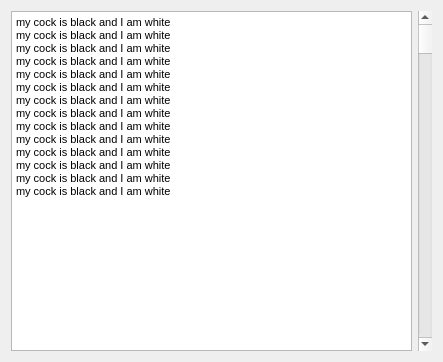
<?xml version="1.0" encoding="UTF-8"?>
<ui version="4.0">
 <class>LogViewport</class>
 <widget class="QWidget" name="LogViewport">
  <property name="geometry">
   <rect>
    <x>0</x>
    <y>0</y>
    <width>443</width>
    <height>362</height>
   </rect>
  </property>
  <property name="windowTitle">
   <string>LogViewport</string>
  </property>
  <layout class="QGridLayout" name="gridLayout">
   <item row="0" column="0">
    <widget class="QTextEdit" name="textViewport">
     <property name="verticalScrollBarPolicy">
      <enum>Qt::ScrollBarAlwaysOff</enum>
     </property>
     <property name="html">
      <string>&lt;!DOCTYPE HTML PUBLIC &quot;-//W3C//DTD HTML 4.0//EN&quot; &quot;http://www.w3.org/TR/REC-html40/strict.dtd&quot;&gt;
&lt;html&gt;&lt;head&gt;&lt;meta name=&quot;qrichtext&quot; content=&quot;1&quot; /&gt;&lt;style type=&quot;text/css&quot;&gt;
p, li { white-space: pre-wrap; }
&lt;/style&gt;&lt;/head&gt;&lt;body style=&quot; font-family:'MS Shell Dlg 2'; font-size:8.25pt; font-weight:400; font-style:normal;&quot;&gt;
&lt;p style=&quot; margin-top:0px; margin-bottom:0px; margin-left:0px; margin-right:0px; -qt-block-indent:0; text-indent:0px;&quot;&gt;&lt;span style=&quot; font-size:8pt;&quot;&gt;my cock is black and I am white&lt;/span&gt;&lt;/p&gt;
&lt;p style=&quot; margin-top:0px; margin-bottom:0px; margin-left:0px; margin-right:0px; -qt-block-indent:0; text-indent:0px;&quot;&gt;&lt;span style=&quot; font-size:8pt;&quot;&gt;my cock is black and I am white&lt;br /&gt;my cock is black and I am white&lt;br /&gt;my cock is black and I am white&lt;br /&gt;my cock is black and I am white&lt;br /&gt;my cock is black and I am white&lt;br /&gt;my cock is black and I am white&lt;br /&gt;my cock is black and I am white&lt;br /&gt;my cock is black and I am white&lt;br /&gt;my cock is black and I am white&lt;br /&gt;my cock is black and I am white&lt;br /&gt;my cock is black and I am white&lt;br /&gt;my cock is black and I am white&lt;br /&gt;my cock is black and I am white&lt;/span&gt;&lt;/p&gt;&lt;/body&gt;&lt;/html&gt;</string>
     </property>
    </widget>
   </item>
   <item row="0" column="1">
    <widget class="QScrollBar" name="textScrollBar">
     <property name="orientation">
      <enum>Qt::Vertical</enum>
     </property>
    </widget>
   </item>
  </layout>
 </widget>
 <layoutdefault spacing="6" margin="11"/>
 <resources/>
 <connections/>
 <slots>
  <slot>setLineWrap(bool)</slot>
  <slot>setFollow(bool)</slot>
 </slots>
</ui>
